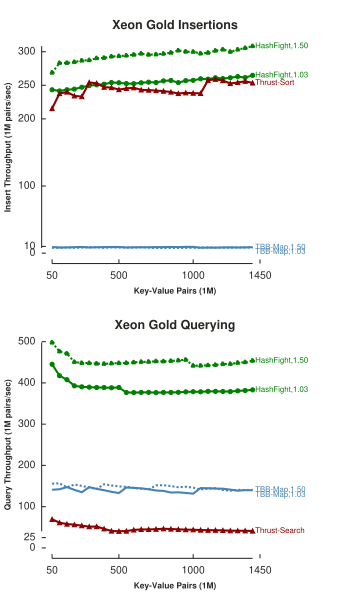

The script that drew this image:
# coding: utf-8

# In[19]:

import numpy as np
import sys
import pandas as pd
import numpy
import itertools
import toyplot
import toyplot.pdf
#get_ipython().run_line_magic('matplotlib', 'inline')


filename = sys.argv[1]
col_0_name = "numPairs"
y_label_0 = "Insertion Throughput (billions pairs/sec)"
x_label_0 = "Billions of Key-Value pairs"
title_0 = "Xeon Gold Insertions"
y_label_1 = "Query Throughput (billions pairs/sec)"
x_label_1 = "Billions of Key-Value pairs"
title_1 = "Xeon Gold Querying"


df = pd.read_csv(filename, header=None, names=['numPairs0', 'hfInsert00', 'hfQuery00', 'cuInsert00', 'cuQuery00', 'thSort0', 'thSearch0', 'hfInsert01', 'hfQuery01', 'cuInsert01', 'cuQuery01'])


df['hfInsert00'] = df.numPairs0/df.hfInsert00
df['cuInsert00'] = df.numPairs0/df.cuInsert00
df['thSort0'] = df.numPairs0/df.thSort0
df['hfInsert01'] = df.numPairs0/df.hfInsert01
df['cuInsert01'] = df.numPairs0/df.cuInsert01
df['hfQuery00'] = df.numPairs0/df.hfQuery00
df['cuQuery00'] = df.numPairs0/df.cuQuery00
df['thSearch0'] = df.numPairs0/df.thSearch0
df['hfQuery01'] = df.numPairs0/df.hfQuery01
df['cuQuery01'] = df.numPairs0/df.cuQuery01

df['numPairs0'] = df.numPairs0/1000000

colors = ["green", "steelblue", "darkred",
          "green", "steelblue"]
markers = ["o", "--", "^",
           "o", "--"]
exts = ["", "2"]

def GetStyle(toplot) :
  style = {}
  keys = algos.keys()
  for key in keys:
    if key in toplot :
      index = algos.get(key)
      style["stroke"] = colors[index]
    if "01" in toplot or "11" in toplot :
      style["stroke-dasharray"] = "2, 2"
  return style


canvas = toyplot.Canvas('3.5in', '6in')

#Plot 1: Xeon Gold Insertions
algos = {"hfInsert00":0, "cuInsert00":1, "thSort0":2,
         "hfInsert01":3, "cuInsert01":4}
legends = {"hfInsert00":"HashFight,1.03", \
           "cuInsert00":"TBB-Map,1.03", \
           "thSort0":"Thrust-Sort", \
           "hfInsert01":"HashFight,1.50", \
           "cuInsert01":"TBB-Map,1.50"}

axes = canvas.cartesian(label = title_0,
                        xlabel = 'Key-Value Pairs (1M)',
                        ylabel = 'Insert Throughput (1M pairs/sec)',
                        grid = (2,1,0),
                        margin = (40,50,45))
axes.label.style = {"font-size":"12px"}
#axes.label.location = "above"
#axes.label.offset = "-20px"
axes.x.label.style = {"font-size":"8px"}
axes.y.label.style = {"font-size":"8px"}
axes.x.ticks.show = True
axes.y.ticks.show = True
axes.y.ticks.labels.angle = -90
axes.x.ticks.far = "4px"
axes.y.ticks.far = "4px"
axes.y.label.location = "above"
axes.y.label.offset = "30px"
axes.x.ticks.locator = toyplot.locator.Explicit([50, 500, 1000, 1450])
axes.y.ticks.locator = toyplot.locator.Explicit([0, 10, 100, 200, 250, 300])

for algo in algos.keys() :
  #for ext in exts :
    #toplot = "%s%s" %(algo, ext)
    toplot = algo
    data = df[toplot]
    data = data / 1000000.0
    t = df.numPairs0.values
    m = t.argmax()
    x = [c for c in itertools.islice(t, 0, m)]
    t = numpy.array(data)
    y = [c for c in itertools.islice(t, 0, m)]
    plotstyle = GetStyle(toplot)
    label = legends.get(toplot)
    thisMarker = markers[algos.get(algo)]
    thisStroke = plotstyle.get("stroke")
    print len(x)
    print len(y)
    axes.plot(x, y, style=plotstyle, marker=thisMarker, mstyle={"stroke":thisStroke, "fill":thisStroke})
    print "stroke : %s" %plotstyle.get("stroke")
    axes._text_colors = itertools.cycle([plotstyle.get("stroke")])
    vertalign = "middle"
    if "cuInsert00" in algo:
    	vertalign = "top"
	if "cuInsert01" in algo:
		vertalign = "bottom"
    y_end = np.count_nonzero(~np.isnan(y)) - 1
    axes.text(x[y_end], y[y_end], label, style={"text-anchor":"start", \
                                          "-toyplot-anchor-shift":"2.5px", \
                                          "font-size":"7.5px", \
                                          "-toyplot-vertical-align":vertalign})

#Plot 2: Xeon Gold Queries
algos = {"hfQuery00":0, "cuQuery00":1, "thSearch0":2,
         "hfQuery01":3, "cuQuery01":4}
legends = {"hfQuery00":"HashFight,1.03", \
           "cuQuery00":"TBB-Map,1.03", \
           "thSearch0":"Thrust-Search", \
           "hfQuery01":"HashFight,1.50", \
           "cuQuery01":"TBB-Map,1.50"}

axes2 = canvas.cartesian(label = title_1,
                        xlabel = 'Key-Value Pairs (1M)',
                        ylabel = 'Query Throughput (1M pairs/sec)',
                        grid=(2,1,1),
                        margin = (40,50,50))

#axes2.label.location = "above"
#axes2.label.offset = "-20px"
axes2.label.style = {"font-size":"12px"}
axes2.x.label.style = {"font-size":"8px"}
axes2.y.label.style = {"font-size":"8px"}
axes2.x.ticks.show = True
axes2.y.ticks.show = True
axes2.y.ticks.labels.angle = -90
axes2.x.ticks.far = "4px"
axes2.y.ticks.far = "4px"
axes2.y.label.location = "above"
axes2.y.label.offset = "30px"

axes2.x.ticks.locator = toyplot.locator.Explicit([50, 500, 1000, 1450])
axes2.y.ticks.locator = toyplot.locator.Explicit([0, 25, 100, 200, 300, 400, 500])

for algo in algos.keys() :
  #for ext in exts :
    #toplot = "%s%s" %(algo, ext)
    toplot = algo
    data = df[toplot]
    data = data / 1000000.0
    t = df.numPairs0.values
    m = t.argmax()
    x = [c for c in itertools.islice(t, 0, m)]
    t = numpy.array(data)
    y = [c for c in itertools.islice(t, 0, m)]
    plotstyle = GetStyle(toplot)
    label = legends.get(toplot)
    thisMarker = markers[algos.get(algo)]
    thisStroke = plotstyle.get("stroke")
    axes2.plot(x, y, style=plotstyle, marker=thisMarker, mstyle={"stroke":thisStroke, "fill":thisStroke})
    print "stroke : %s" %plotstyle.get("stroke")
    axes2._text_colors = itertools.cycle([plotstyle.get("stroke")])
    vertalign = "middle"
    if "cuQuery00" in algo:
    	vertalign = "top"
	if "cuQuery01" in algo:
		vertalign = "bottom"

    y_end = np.count_nonzero(~np.isnan(y)) - 1
    axes2.text(x[y_end], y[y_end], label, style={"text-anchor":"start", \
                                          "-toyplot-anchor-shift":"2.5px", \
                                          "font-size":"7.5px", \
                                          "-toyplot-vertical-align":vertalign})


canvas.aspect = 'fit-range'
toyplot.pdf.render(canvas, "data-size-xeon.pdf")
